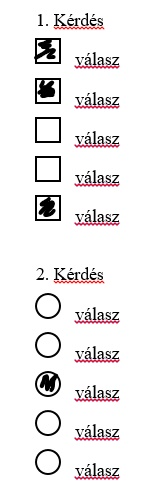
#> input picture help/images/picture_test11.jpg, 156 x 486 px
$ python kerdoiv.py --image images/picture_test11.jpg
#> lines starting #> are read from the running program, lines starting #| are printed output that depends on the picture; after the words box and inside, x2 and y2 are one past the last pixel; in counts of white or black regions, pixels touching at a corner belong together
# USAGE
# Feleletvalasztos kerdoiv kiertekelese

# szukseges python csomagok importalasa
from imutils.perspective import four_point_transform
from imutils import contours
from alakzat import Shape
import numpy as np
import argparse
import imutils
import cv2

#Elso resz - a kep elokeszitese

# kiereteklendo kep megadasa a program futtatasakor
ap = argparse.ArgumentParser()
ap.add_argument("-i", "--image", required=True,
    help="path to the input image")
args = vars(ap.parse_args())

#Valtozok inicializalasa
#kerdesek szama
question = 1
#jelolt valaszok darabszama
answers = 0
#a kerdoiv helyesen van-e kitoltve
helyes = True

#kep betoltese
#szurkearnyalatos konvertalas
#magas frekvenciaju zajok csokkentese
#elek megtalalasa
image = cv2.imread(args["image"])
#> image is the input picture: shape (486, 156, 3); mean B, G, R 236.8, 236.2, 238.6
gray = cv2.cvtColor(image, cv2.COLOR_BGR2GRAY)
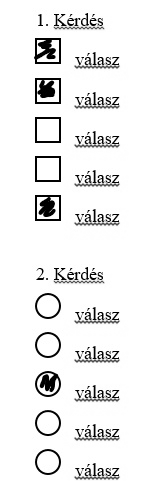
#> gray: shape (486, 156); min 0, max 255, mean 237
blurred = cv2.GaussianBlur(gray, (5, 5), 0)
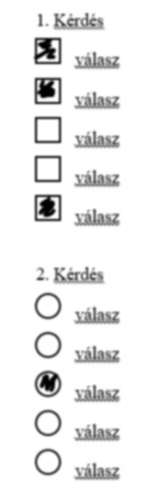
#> blurred: shape (486, 156); min 0, max 255, mean 237
edged = cv2.Canny(blurred, 75, 200)
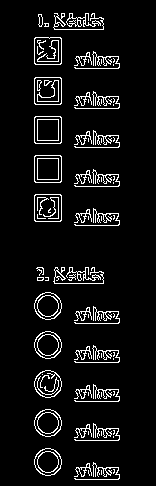
#> edged: shape (486, 156); 7% white in thin lines or dots, all inside (x1, y1, x2, y2) = (34, 13, 120, 480)

# konturok megkeresese az elterkepen
#a dokumnetum konturjainak inicializalasa
cnts = cv2.findContours(edged.copy(), cv2.RETR_EXTERNAL,
    cv2.CHAIN_APPROX_SIMPLE)
#> cnts = 75 contours, 40 with area under 20; largest, box (x1, y1, x2, y2) and area: (34, 194, 62, 222) 727, (34, 155, 62, 183) 727, (34, 116, 62, 144) 727, (34, 77, 62, 105) 727, (34, 37, 62, 65) 726
cnts = imutils.grab_contours(cnts)
docCnt = None

#ellenorzes, hogy min egy kontur van
if len(cnts) > 0:
    #konturok csokkeno sorrendbe rendezese
    cnts = sorted(cnts, key=cv2.contourArea, reverse=True)

    # vegigmegyunk a rendezett konturokon
    for c in cnts:
        #konturok kozelitese
        peri = cv2.arcLength(c, True)
        approx = cv2.approxPolyDP(c, 0.02 * peri, True)

        #ha 4 pontot talalunk, akkor beazonositottuk a papirt
        if len(approx) == 4:
            docCnt = approx
            break
#> this loop made 1 pass
#> (peri, docCnt) on pass 1: (105.7, [[35, 194], [34, 220], [60, 221], [61, 195]])

#szukseg van-e four point perspective transzformaciora
#> (the run stopped early here; a loop or call above may not have finished)

$ run again, on help/images/picture_test21.jpg
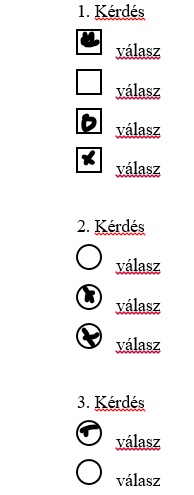
#> input picture help/images/picture_test21.jpg, 194 x 495 px
#> image is the input picture: shape (495, 194, 3); mean B, G, R 241, 240.6, 242.3
#> `blurred = cv2.GaussianBlur(gray, (5, 5), 0)`:
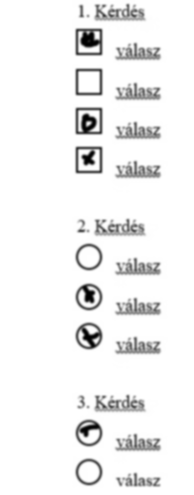
#> blurred: shape (495, 194); min 0, max 255, mean 241.2
#> `edged = cv2.Canny(blurred, 75, 200)`:
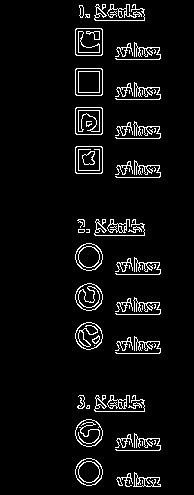
#> edged: shape (495, 194); 5.4% white in thin lines or dots, all inside (x1, y1, x2, y2) = (75, 4, 161, 487)
#> cnts = 67 contours, 31 with area under 20; largest, box (x1, y1, x2, y2) and area: (75, 146, 103, 174) 727, (75, 107, 103, 135) 727, (75, 68, 103, 96) 727, (75, 28, 103, 56) 727, (75, 458, 103, 486) 571
#> the loop `for c in cnts:` made 1 pass
#> (peri, docCnt) on pass 1: (105.7, [[76, 146], [75, 172], [101, 173], [102, 147]])

$ run again, on help/images/picture_test31.jpg
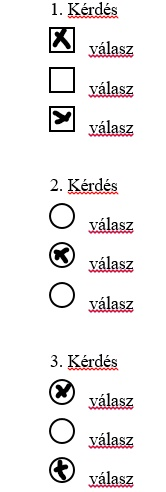
#> input picture help/images/picture_test31.jpg, 166 x 492 px
#> image is the input picture: shape (492, 166, 3); mean B, G, R 239, 238.5, 240.7
#> `blurred = cv2.GaussianBlur(gray, (5, 5), 0)`:
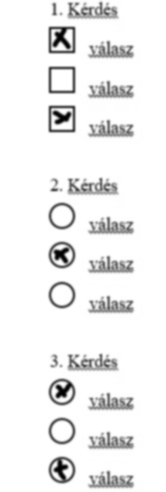
#> blurred: shape (492, 166); min 0, max 255, mean 239.2
#> `edged = cv2.Canny(blurred, 75, 200)`:
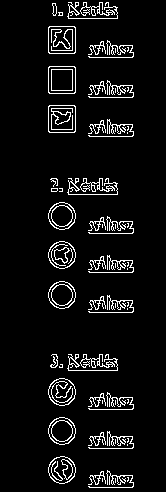
#> edged: shape (492, 166); 6.5% white in thin lines or dots, all inside (x1, y1, x2, y2) = (48, 2, 134, 488)
#> cnts = 71 contours, 37 with area under 20; largest, box (x1, y1, x2, y2) and area: (48, 105, 76, 133) 727, (48, 66, 76, 94) 727, (48, 26, 76, 54) 727, (48, 417, 76, 445) 571, (48, 378, 76, 406) 571
#> the loop `for c in cnts:` made 1 pass
#> (peri, docCnt) on pass 1: (105.7, [[49, 105], [48, 131], [74, 132], [75, 106]])
